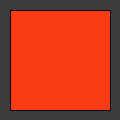
Frame 1 (no input)
Frame 60 (the mouse pressed at the canvas centre just before this capture): identical to frame 1, image omitted
Frame 120 (the mouse held since frame 60 and released just before this capture): identical to frame 1, image omitted

The Processing sketch that drew this single still picture (run headless with seeded random() and noise(); from frame 60 on, the mouse is pressed at the canvas centre):

// Processing sketch: s0302toggle
// ── s0302toggle.pde
//Boolean checkRelease to control the toggle button
boolean checkRelease = false;
color toggleColor = color(250, 60, 20);

void setup() {
  size(120, 120);
}

void draw() {
  background(60);
  //Toggle button - On/Off
  if (mouseX > 10 && mouseX < 10+100 && mouseY > 10 && mouseY < 10+100) {
    //Turn button on if checkRelease is true
    if (checkRelease) {
      toggleColor = color(20, 250, 20);
      println("TRUE");
    }
    else {
      toggleColor = color(250, 60, 20);
      println("FALSE");
    }
  }
  fill(toggleColor);
  rect(10, 10, 100, 100);
}

void mouseClicked() {
  //Reverse the value of checkRelease
  //(if false make true, if true make false
  checkRelease = !checkRelease;
}
